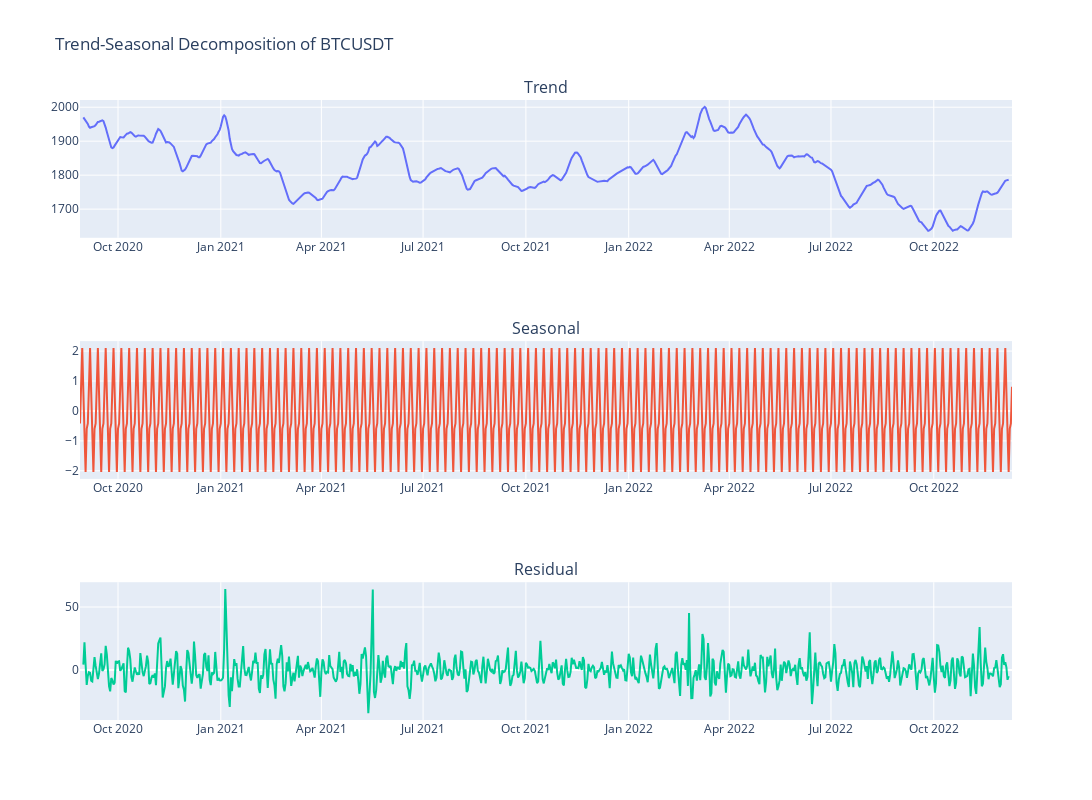

Notebook code cell kept with this figure:
### Code cell
# daily DECOMPOSITION

cols = ["Trend", "Seasonal", "Residual"]

fig = make_subplots(rows=3, cols=1, subplot_titles=cols)

for i, col in enumerate(cols):
    fig.add_trace(
        go.Scatter(x=btc_daily.index, y=btc_daily[col]),
        row=i+1,
        col=1
    )

fig.update_layout(
    height=800, 
    width=1200, 
    showlegend=False,
    title='Trend-Seasonal Decomposition of BTCUSDT')
fig.show()

### Figure 1 — Plotly figure (JSON) as saved in the notebook; plotly's stock layout.template omitted (floating-point values rounded to 4 significant figures; data arrays with more than 128 entries replaced by an {"elided": "..."} marker saying what was removed)
{"data": [{"type": "scatter", "x": {"elided": "835 str values"}, "xaxis": "x", "y": {"elided": "835 float values"}, "yaxis": "y"}, {"type": "scatter", "x": {"elided": "835 str values"}, "xaxis": "x2", "y": {"elided": "835 float values"}, "yaxis": "y2"}, {"type": "scatter", "x": {"elided": "835 str values"}, "xaxis": "x3", "y": {"elided": "835 float values"}, "yaxis": "y3"}], "layout": {"annotations": [{"font": {"size": 16}, "showarrow": false, "text": "Trend", "x": 0.5, "xanchor": "center", "xref": "paper", "y": 1, "yanchor": "bottom", "yref": "paper"}, {"font": {"size": 16}, "showarrow": false, "text": "Seasonal", "x": 0.5, "xanchor": "center", "xref": "paper", "y": 0.6111, "yanchor": "bottom", "yref": "paper"}, {"font": {"size": 16}, "showarrow": false, "text": "Residual", "x": 0.5, "xanchor": "center", "xref": "paper", "y": 0.2222, "yanchor": "bottom", "yref": "paper"}], "height": 800, "showlegend": false, "title": {"text": "Trend-Seasonal Decomposition of BTCUSDT"}, "width": 1200, "xaxis": {"anchor": "y", "domain": [0, 1]}, "xaxis2": {"anchor": "y2", "domain": [0, 1]}, "xaxis3": {"anchor": "y3", "domain": [0, 1]}, "yaxis": {"anchor": "x", "domain": [0.7778, 1]}, "yaxis2": {"anchor": "x2", "domain": [0.3889, 0.6111]}, "yaxis3": {"anchor": "x3", "domain": [0, 0.2222]}}}
